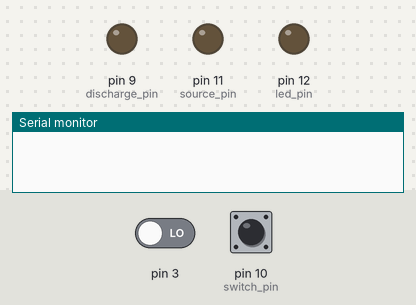
The sketch below on a simulated Arduino Uno, built with avr-gcc and run on an emulated ATmega328P. On the bench: output pins drawn as LEDs (lit = HIGH), the last lines printed to the serial monitor. The test bench sets the inputs (shaded band); at power-on: pin 10 (switch_pin) HIGH, pin 3 LOW.

Above: at 1.2 s.
1.3 s: pin 10 (switch_pin) pulled LOW for 0.15 s
At 2.3 s:
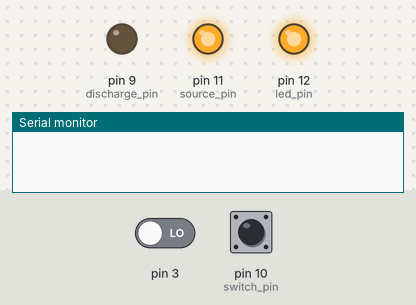
2.9 s: pin 3 driven HIGH
At 3.6 s:
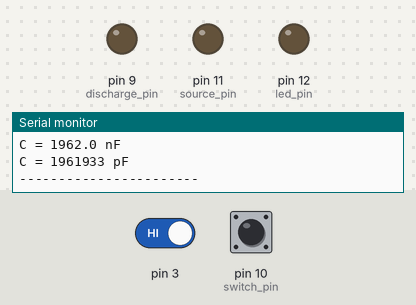
4.4 s: pin 10 (switch_pin) pulled LOW for 1 s
At 5.8 s:
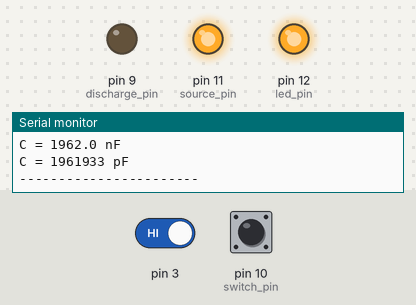
Timing chart, 0 to 7.4 s (numbered marks = the images above; inputs shaded):
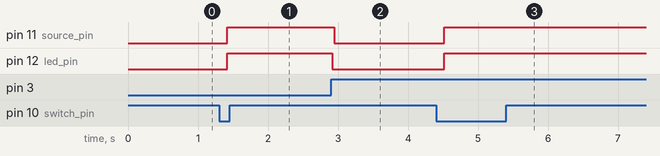

The sketch:

FMXFHV4I4J7C9ZK.ino
```cpp
/*
	CAPACITANCE METER WITH THE ARDUINO AND THE 741 OPAMP
 	----------------------------------------------------
 	I begin this project after another one named "Capacitance Meter with Arduino and 555 Timer"
 	which resulted in a very simple circuit capable to measure capacitances in the
 	range of about 1 nF to several hundreds of uF.
 	This time I decided to design another capacitance meter but now with the well known and
 	versatile 741 opamp and the arduino.
 	And again I ended up with a very simple and easy to implement project whose programming.
 	is contained in these lines of code.
 	The precition this time is in the range of about 20 pF to hundreds of uF.
 */

float R = 1.0e6;                	//This resistor is part of the RC circuit.
                                        // 0 < C <= 10nF => R = 1 Mohm
                                        // 10 nF < C <= 300 uF => R = 10 kohm
                                        // 300 uF < C <= 2000 uF => R = 1 kohm
float C = 0.;                   	//And this is the capacitor whose capacitance we want to find out.
float RC = 0.;                  	//Variable to hold the RC constant that we'll calculate.
long t_start = 0;              		//Here we'll record the time when the charging process starts.
volatile long t_stop = 0;     		//This variable will keep the time when the charge reaches Vref = VCC/2.
long T = 0;                     	//The time elapsed during the charging from 0V to Vref (T = t_final - t_inicio)
float VCC = 4.50;               	//This value was measured with a voltmeter at the theoretically 5V ouput pin of arduino.
float Vref = VCC / 2;       		//Vref is half VCC because we chose two equal resistors for the voltage divider.
float V0 = 0;				//This is the intitial charge of the capacitor. It is zero because we discharge it completely.
int led_pin = 12;              		//Pin for a led (it is turned on during the charging process).
int source_pin = 11;			//Pin for feeding the circuit RC with VCC via programming.
int switch_pin = 10;			//Pin associated with the push-button switch.
int discharge_pin = 9;			//Pin conected to the R-C node to discharge the capacitor.
float error_correction = 40.;    	//This represents the amount of parasitic capacitance in picoFarads of the circuit
                                        //obtained taking readings without any capacitor installed.
int debounce_delay = 20;                //Time in milliseconds to wait until the push button ends bouncing.


void setup()
{
  Serial.begin(9600);
  attachInterrupt(1, stop, RISING);     //This interrupt is associated with pin 3 (it will detect when the 741 output goes up to HIGH.
  Vref = VCC / 2;						//As said before, because the resistors of the voltage divider are equal.
  pinMode(led_pin, OUTPUT);
  pinMode(source_pin, OUTPUT);
  digitalWrite(source_pin, LOW);        //The RC circuit will not be powered by default.
  pinMode(switch_pin, INPUT);
  pinMode(discharge_pin, INPUT);	//INPUT mode puts this pin into a high impedance state.
  digitalWrite(led_pin, LOW);
}

void loop()
{
  //If the button was pushed we wait for it to get stabilized.
  if(debounce(switch_pin) == LOW)
  {
    pinMode(discharge_pin, OUTPUT);	//We change the mode to OUTPUT so we can set it to low (ground)
    digitalWrite(discharge_pin, LOW);	//This will discharge the capacitor and send the output voltage to LOW.
    delay(100);				//A little delay just to be sure the capacitor gets completely discharged.
    pinMode(discharge_pin, INPUT);	//Setting the pin as INPUT again puts the terminal in a high impedance state
                                        //so it doesn't load the RC circuit influencing the measurement.
                                        //This also starts the capacitor charging process so we must register this instant.
    digitalWrite(source_pin, HIGH);	//We put VCC to source the RC circuit.
    t_start = micros();			//Here we record the initial time.
    digitalWrite(led_pin, HIGH);	//The led is turned on.
  }

  /*When the capacitor reaches Vref (VCC/2), the output of the opamp will go up to HIGH (from 2V to VCC-2V in the 741) and this will fire
   	interrupt 1 associated to pin 3 and the stop() funcion will inmediately be executed by the arduino.
   	The stop() function registers the time when this interrupt takes place in the t_stop variable which will no longer be 0.
   	To enter the following block where the calculations are made, the initial 3 conditions must be met.
   	This is so because I need to filter false readings due to noise when the voltage at the two inputs are iqual.*/
  if (t_stop > 0 and t_start > 0 and (t_stop - t_start) > 0 )
  {
    T = (t_stop - t_start);		//T in microseconds
    RC = -T / log((Vref - VCC) / (V0 - VCC)); 	//VCC = 5V or the value you measured.
    //Vref = VCC/2
    //V0 = 0V
    C = RC / R;				//C in microFarads
    digitalWrite(led_pin, LOW);		//The process has finished, so we turn the led off.

    //Data transmission through serial port
    Serial.println("-----------------------");
    Serial.print("C = ");
    Serial.print(C, 1);
    Serial.println(" uF");
    Serial.print("C = ");
    Serial.print(C * 1000, 1);
    Serial.println(" nF");
    Serial.print("C = ");
    Serial.print(C * 1000000 - error_correction , 0);     //The correction applied has the most influence in very low value capacitors ( picoFarads)
    Serial.println(" pF");
    Serial.println("-----------------------");
    Serial.println();

    //Time variables are reset so the system
    //gets ready for a new measurement.
    t_start = 0;
    t_stop = 0;

    digitalWrite(source_pin, LOW);	//We take off the power from the R-C circuit.
  }
}

// Function attached to interrupt 1
void stop()
{
  t_stop = micros();    //Final time saved.
}

// This function returns the state (HIGH or LOW) of the switch when it gets stabilized
int debounce(int pin)
{
  int state;
  int previous_state;
  previous_state = digitalRead(pin); // store switch state
  for(int counter = 0; counter < debounce_delay; counter++)
  {
    delay(1);                       // wait for 1 millisecond
    state = digitalRead(pin);       // read the pin
    if( state != previous_state)
    {
      counter = 0;                  // reset the counter if the state changes
      previous_state = state;       // and save the current state
    }
  }
  return state;
}
```

Measured:
- after the input at 1.3 s, pin 11 (source_pin), pin 12 (led_pin): LOW → HIGH after 0.12 s
- after the input at 2.9 s, pin 11 (source_pin): HIGH → LOW after 0.05 s; pin 12 (led_pin): HIGH → LOW at once
- after the input at 4.4 s, pin 11 (source_pin), pin 12 (led_pin): LOW → HIGH after 0.12 s
